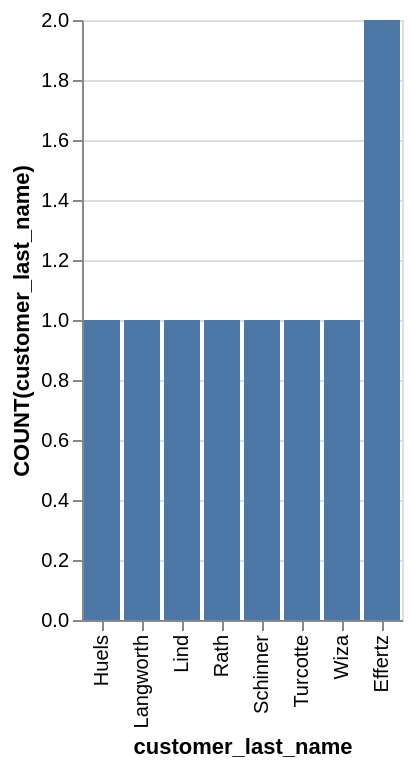

Write a Vega-Lite specification for this figure.
### Vega-Lite specification from a JSON file in a GitHub repository (floating-point values rounded to 4 significant figures)
{"data": {"values": [{"x_data": "Huels", "y_data": 1}, {"x_data": "Langworth", "y_data": 1}, {"x_data": "Lind", "y_data": 1}, {"x_data": "Rath", "y_data": 1}, {"x_data": "Schinner", "y_data": 1}, {"x_data": "Turcotte", "y_data": 1}, {"x_data": "Wiza", "y_data": 1}, {"x_data": "Effertz", "y_data": 2}]}, "mark": "bar", "encoding": {"x": {"field": "x_data", "type": "nominal", "title": "customer_last_name", "sort": {"op": "sum", "field": "y_data", "order": "ascending"}}, "y": {"field": "y_data", "type": "quantitative", "title": "COUNT(customer_last_name)"}}}
